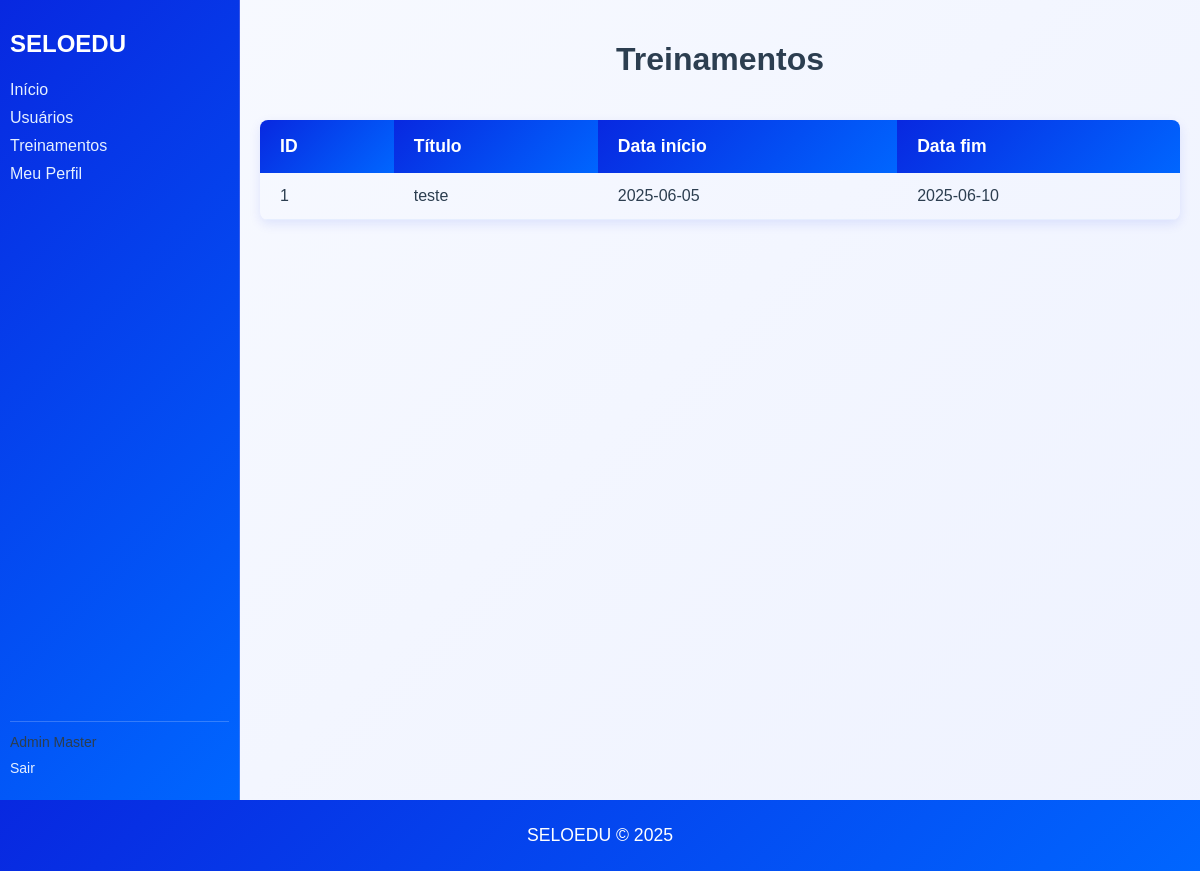
/treinamentos/ (signed in), run on an earlier commit of the app's database.
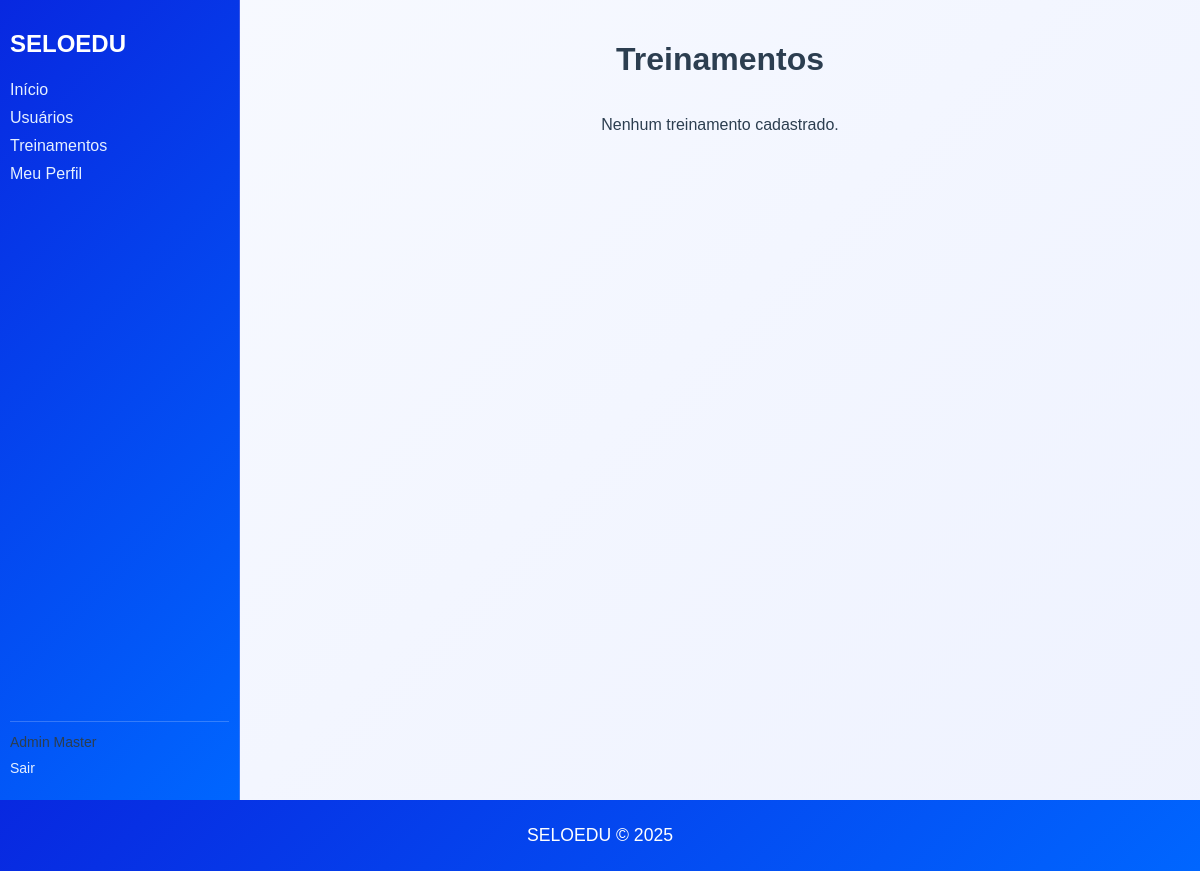
And on a later commit of the database.
### models/treinamento.py (models this page shows)
class Treinamento(db.Model):
	__tablename__ = 'treinamentos'
	id = db.Column(db.Integer, primary_key=True)
	titulo = db.Column(db.String(200), nullable=False)
	descricao = db.Column(db.Text, nullable=True)
	data_inicio = db.Column(db.Date, nullable=True)
	data_fim = db.Column(db.Date, nullable=True)

### views/treinamento_view.py (the view)
	@login_required
	def listar(self):
		itens = Treinamento.query.order_by(Treinamento.id.desc()).all()
		return render_template('treinamento/listar.html', itens=itens)

### models/users.py (called while the page is built)
@login_manager.user_loader
def load_user(user_id):
	try:
		return User.query.get(int(user_id))
	except Exception:
		return None

### templates/treinamento/listar.html (shortened to what this page needs)
{% extends "base.html" %}
{% block content %}
<h1>Treinamentos</h1>
{% if itens %}
<table>
  <thead>
    <tr>
      <th>ID</th>
      <th>Título</th>
      <th>Data início</th>
      <th>Data fim</th>
    </tr>
  </thead>
  <tbody>
    {% for t in itens %}
    <tr>
      <td>{{ t.id }}</td>
      <td>{{ t.titulo }}</td>
      <td>{{ t.data_inicio or '' }}</td>
      <td>{{ t.data_fim or '' }}</td>
    </tr>
    {% endfor %}
  </tbody>
 </table>
{% else %}
<p>Nenhum treinamento cadastrado.</p>
{% endif %}
{% endblock %}

What changed in the data, as far as the page shows it:
removed Treinamento: id "1", titulo "teste", data_inicio "2025-06-05", data_fim "2025-06-10"
Also different on the page:
text no longer shown: "ID Título Data início Data fim"
text now shown: "Nenhum treinamento cadastrado."
